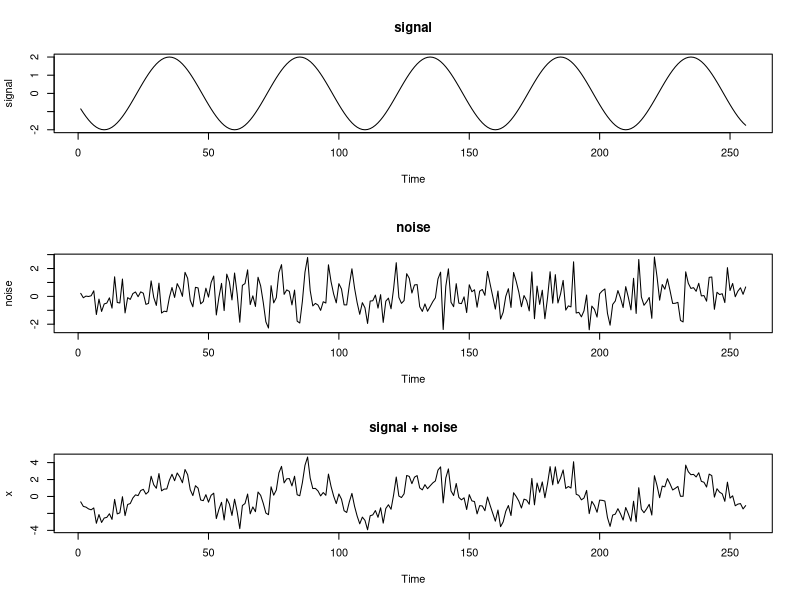
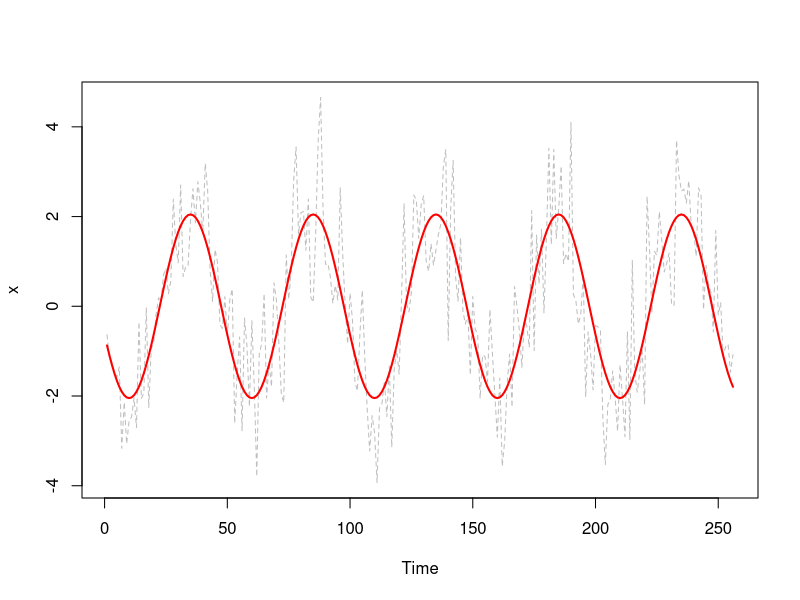
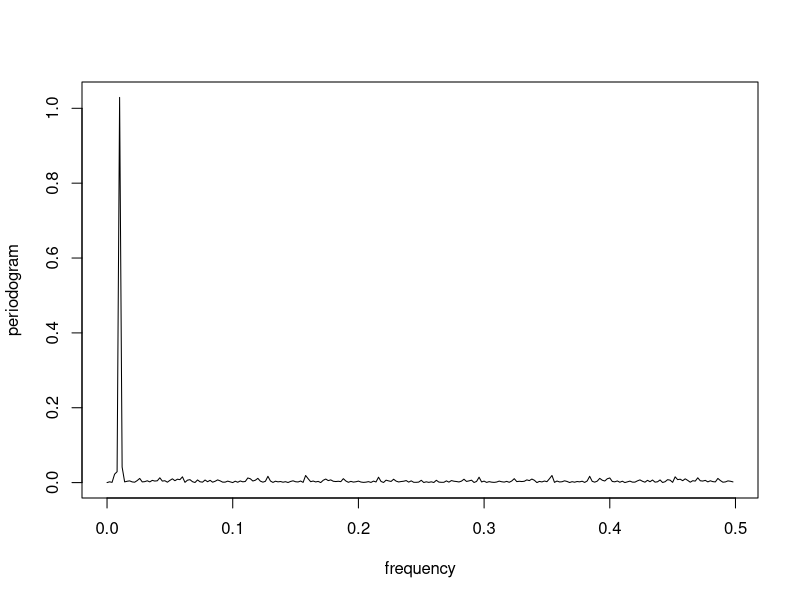
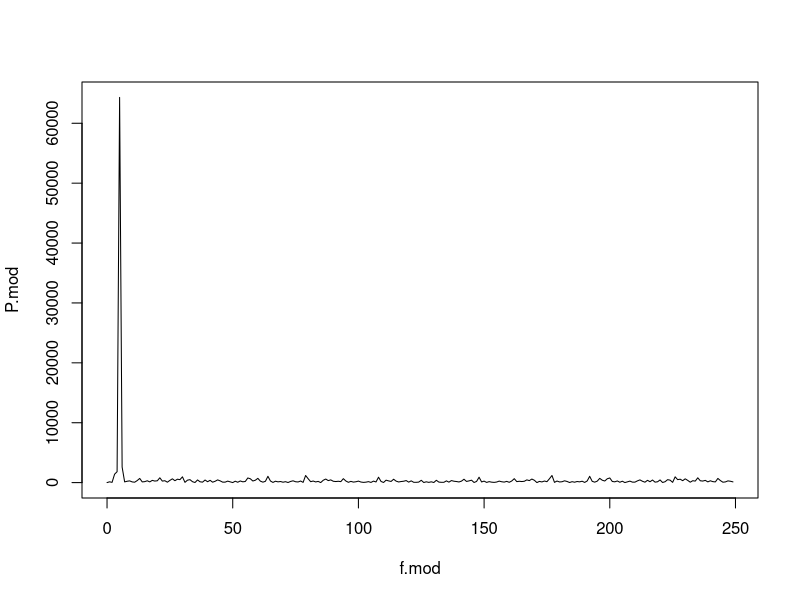
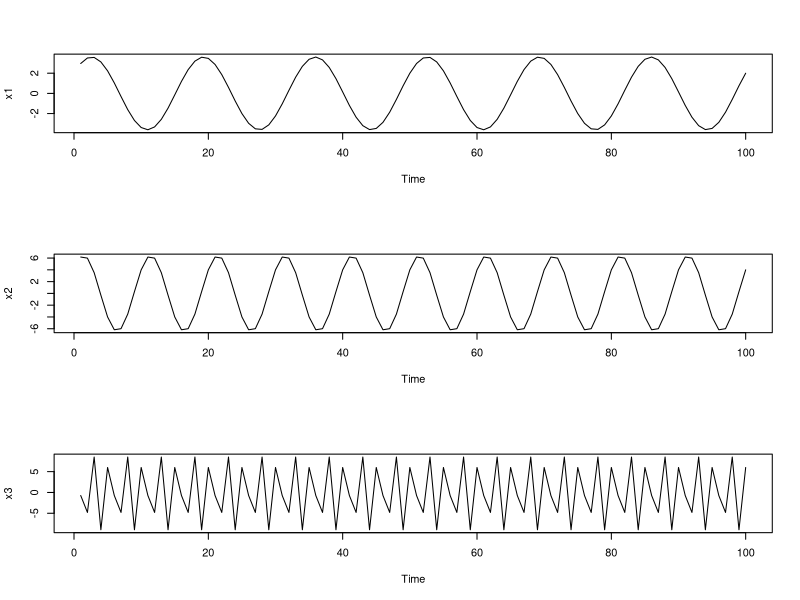
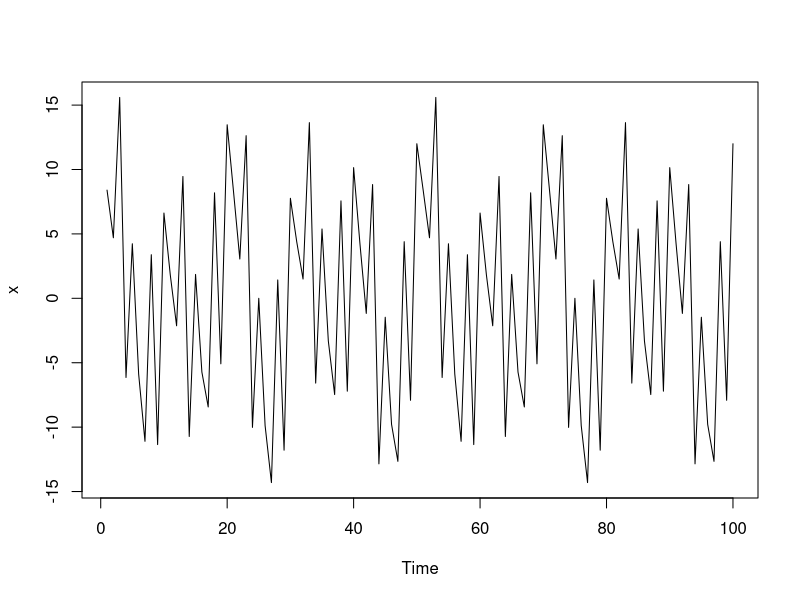
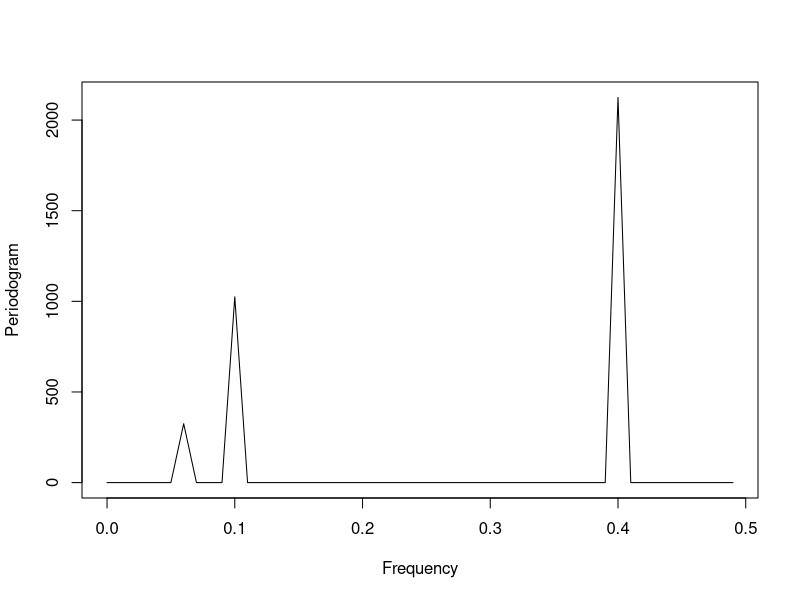
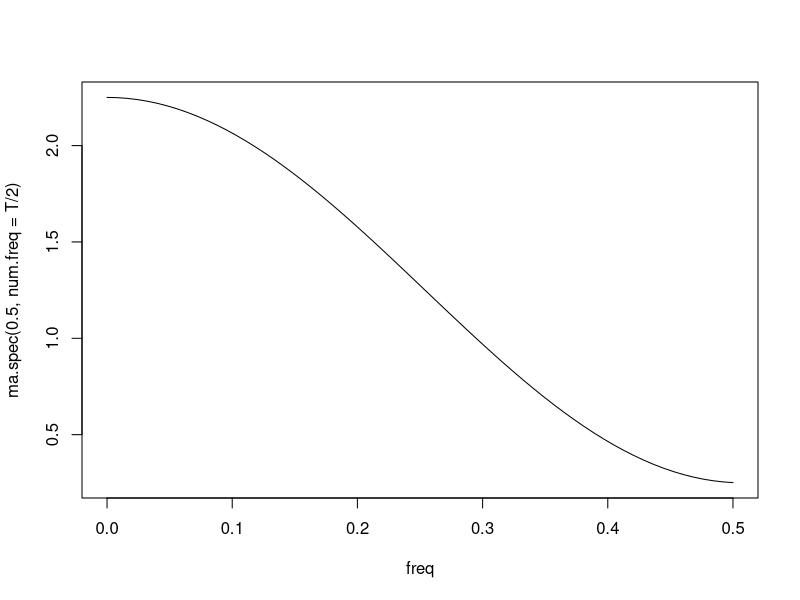

Here is the R script that generated these plots, in order:
##### LECTURE 2 ######

T <- 256
signal <- 2*cos(2*pi*1:T/50 + .6*pi)
noise <- rnorm(T, 0, 1)
x <- signal + noise

par(mfrow = c(3, 1))
plot.ts(signal, main = "signal")
plot.ts(noise, main = "noise")
plot.ts(x, main = "signal + noise")

cosine <- cos(2*pi*1:T/50)
sine <- sin(2*pi*1:T/50)
fit <- lm(x ~ 0 + cosine + sine)
summary(fit)

par(mfrow = c(1, 1))
plot.ts(x, lty = 2, col = "grey")
lines(fitted(fit), col = "red", lwd = 2)

I <- abs(fft(x))^2/500 # the periodogram
P <- (4/500) * I[1:250] # the scaled periodogram
f <- 0:249/500 # frequencies
plot(f, P, type = "l", xlab = "frequency", ylab = "periodogram")
length(f)

I.mod <- abs(fft(x))^2
P.mod <- I.mod[1:250]
f.mod <- 0:249
plot(f.mod, P.mod, type = "l")

f[which(P ==max(P))]
length(P)


### Example
T <- 100

x1 <- 2*cos(2*pi*1:T*6/T) + 3*sin(2*pi*1:T*6/T)
x2 <- 4*cos(2*pi*1:T*10/T) + 5*sin(2*pi*1:T*10/T)
x3 <- 6*cos(2*pi*1:T*40/T) + 7*sin(2*pi*1:T*40/T)

par(mfrow = c(3, 1))
plot.ts(x1)
plot.ts(x2)
plot.ts(x3)

x <- x1 + x2 + x3

par(mfrow = c(1, 1))
plot.ts(x)

I <- (abs(fft(x))^2)/T # the periodogram
f <- 0:(T/2 - 1)/T


par(mfrow = c(1, 1))
plot(f, I[1:(T/2)], type = "l",
     xlab = "Frequency", ylab = "Periodogram")



## MA Spectrum
ma.spec <- function(theta, sigma2 = 1, num.freq = 1000) {
  freq <- seq(from = 0, to = 0.5 - 0.5/num.freq, len = num.freq)
  fw <- sigma2*(1 + theta^2 + 2*theta*cos(2*pi*freq))
  return(fw)
}

## AR Spectrum
ar1.spec <- function(phi, sigma2 = 1, num.freq = 1000) {
  freq <- seq(from = 0, to = 0.5 - 0.5/num.freq, length.out = num.freq)
  fw <- sigma2/(1 + phi^2 - 2*phi*cos(2*pi*freq))
  return(fw)
}



# Example

T <- 128
freq <- seq(0, 0.5, len = T/2)

# Plot MA(1) spectrum, theta = 0.5
plot(freq, ma.spec(0.5, num.freq = T/2), type = "l")
# Plot MA(1) spectrum, theta = -0.5
plot(freq, ma.spec(-0.5, num.freq = T/2), type = "l")


par(mfrow = c(2, 1))
x <- arima.sim(n = T, list(ar = c(0.9)))
plot.ts(x, main = expression(phi == 0.9), ylab = expression(X[t]))
x <- arima.sim(n = T, list(ar = c(-0.9)))
plot.ts(x, main = expression(phi == -0.9), ylab = expression(X[t]))


par(mfrow = c(1, 1))
plot(freq, ar1.spec(0.9, num.freq = T/2), type = "l")
plot(freq, ar1.spec(-0.9, num.freq = T/2), type = "l")




# PERIODOGRAM AND SPECTRUM FOR AR AND MA MODELS

T <- 128
phi <- 0.5
x <- arima.sim(n = T, list(ar = c(phi)))
plot.ts(x, main = expression(phi == 0.5), ylab = expression(X[t]))

I <- abs(fft(x))^2/T
fx <- ar1.spec(phi, sigma2 = 1, num.freq = T/2)
freq <- 0:(T/2 - 1)/T
plot(freq, I[1:(T/2)], type="l", xlab="Frequency", ylab="Periodogram")
lines(freq,fx,col="red",lwd=2)

phi <- -0.5
x <- arima.sim(n = T, list(ar = c(phi)))
plot.ts(x, main = expression(phi == -0.5), ylab = expression(X[t]))

I <- abs(fft(x))^2/T
fx <- ar1.spec(phi, sigma2 = 1, num.freq = T/2)
plot(freq, I[1:(T/2)], type = "l", xlab = "Frequency", ylab = "Periodogram")
lines(freq, fx, col = "red", lwd = 2)

